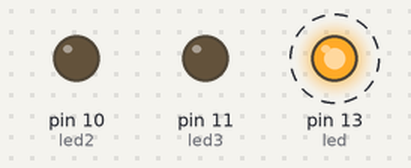
Recording of a sketch running on a simulated Arduino Uno, built with avr-gcc and run on an emulated ATmega328P. On the bench: output pins drawn as LEDs (lit = HIGH). Dashed ring = blinking.

Above: at 0.15 s.
Timing chart, 0 to 40.0 s (numbered marks = the images above):
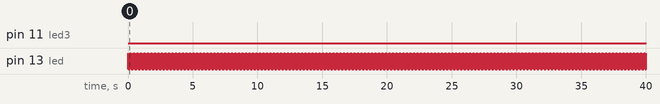

Measured:
- by itself, pin 13 (led): alternates HIGH for 0.02 s and LOW for 0.03 s

The sketch:

sketch_may21a.ino
```cpp
int led = 13;
int led2 = 10;
int led3 = 11;
void setup() {
 pinMode(led, OUTPUT);
 pinMode(led2, OUTPUT);
 pinMode(led3, OUTPUT);
}
void loop() {
 digitalWrite(led, HIGH);
 delay(20);
 digitalWrite(led, LOW);
 delay(05);
  digitalWrite(led2, HIGH);
 delay(05);
 digitalWrite(led2, LOW);
 delay(05);
  digitalWrite(led3, HIGH);
 delay(05);
 digitalWrite(led3, LOW);
 delay(05);
}
```
